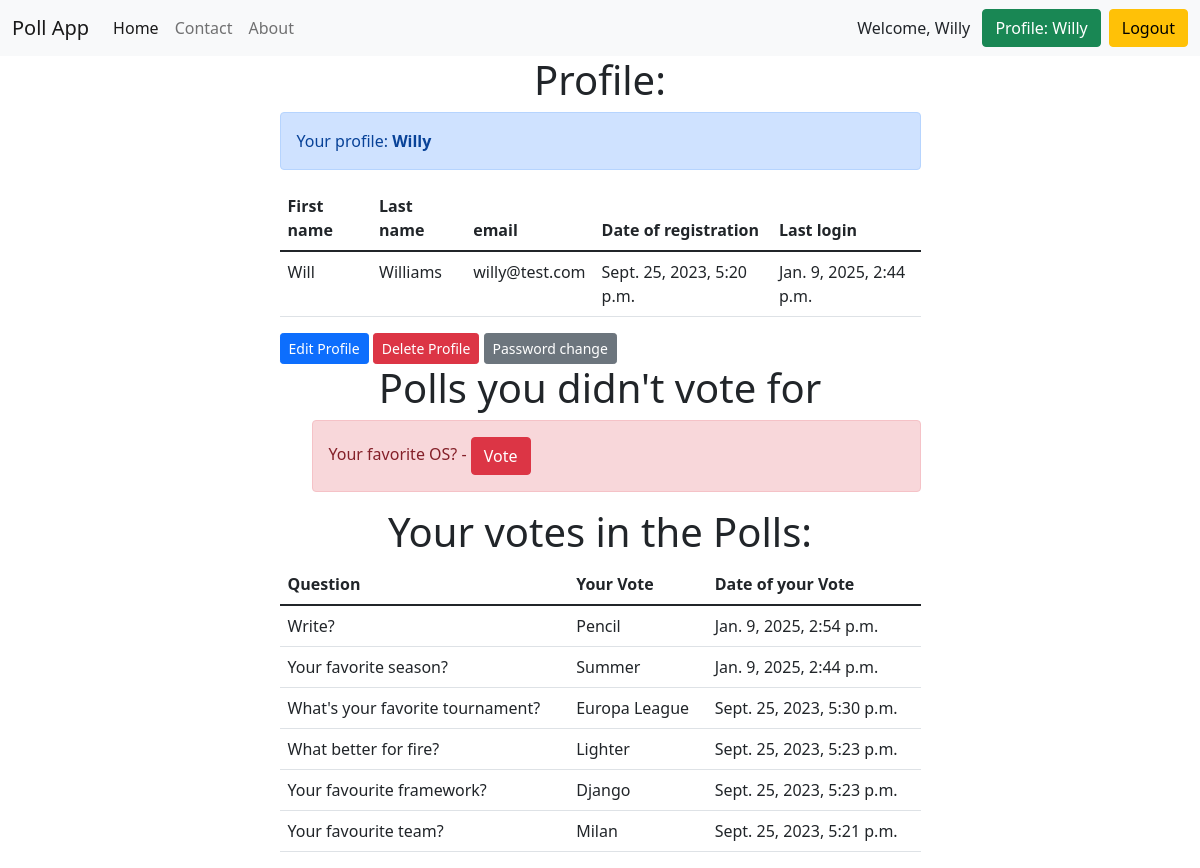
/users/profile/ (signed in), run on the app's committed database.
### accounts/models.py (models this page shows)
class User(AbstractUser):
    email = models.EmailField(unique=True)
    email_confirmed = models.BooleanField(default=False)

### poll_app/models.py (models this page shows, shortened)
class Question(models.Model):
    question_text = models.CharField(max_length=100, unique=True)
    slug = models.SlugField(unique=True)
    created_at = models.DateTimeField(auto_now_add=True)
    is_active = models.BooleanField(default=True)
    views = models.ManyToManyField(IpModel, related_name='post_views', blank=True)
    class Meta:
        ordering = ['-created_at']

class Vote(models.Model):
    choice = models.ForeignKey(Choice, on_delete=models.CASCADE)
    voter = models.ForeignKey(User, on_delete=models.CASCADE)
    question = models.ForeignKey(Question, on_delete=models.CASCADE)
    created_at = models.DateTimeField(auto_now_add=True)
    class Meta:
        ordering = ['-created_at']

class Choice(models.Model):
    choice_text = models.CharField(max_length=100)
    question = models.ForeignKey(Question, on_delete=models.CASCADE)

### accounts/views.py (the view)
# urls.py: path('profile/', profile, name='profile'),
@login_required
def profile(request):
    votes = Vote.objects.filter(voter=request.user).order_by('-created_at')
    polls_without_vote = Question.objects.exclude(id__in=Vote.objects.filter(voter=request.user).values('question'))
    return render(request, 'accounts/profile.html', {'votes': votes,
                                                     'polls_without_vote': polls_without_vote, })

### accounts/templates/accounts/profile.html (shortened to what this page needs)
{% extends 'base.html' %}
{% block content %}
<h1 class="text-center">Profile:</h1>
<div class="alert alert-primary" role="alert">Your profile: <b>{{ user.username }}</b></div>
<table class="table">
    <thead>
    <tr>
        <th scope="col">First name</th>
        <th scope="col">Last name</th>
        <th scope="col">email</th>
        <th scope="col">Date of registration</th>
        <th scope="col">Last login</th>
    </tr>
    </thead>
    <tbody>
    <tr>
        <td>{{ user.first_name }}</td>
        <td>{{ user.last_name }}</td>
        <td>{{ user.email }}</td>
        <td>{{ user.date_joined }}</td>
        <td>{{ user.last_login }}</td>
    </tr>
    </tbody>
</table>
<a href="{% url 'accounts:edit_user' %}" class="btn btn-primary btn-sm">Edit Profile</a>
<a href="{% url 'accounts:delete_user' %}" class="btn btn-danger btn-sm">Delete Profile</a>
<a href="{% url 'accounts:password_change' %}" class="btn btn-secondary btn-sm">Password change</a>
<h1 class="text-center">Polls you didn't vote for</h1>
<ul>
    {% for poll in polls_without_vote %}
    <div class="alert alert-danger" role="alert">
        {{ poll.question_text }} - <a type="button" class="btn btn-danger" href="{% url 'poll_app:detail' poll.slug %}">Vote</a>
    </div>
    {% empty %}
    <h3>You've voted on all available polls!</h3>
    {% endfor %}
</ul>
<h1 class="text-center">Your votes in the Polls:</h1>
{% if votes %}
<table class="table">
    <thead>
    <tr>
        <th scope="col">Question</th>
        <th scope="col">Your Vote</th>
        <th scope="col">Date of your Vote</th>
    </tr>
    </thead>
    <tbody>
    {% for vote in votes %}
    <tr>
        <td>{{ vote.question.question_text }}</td>
        <td>{{ vote.choice.choice_text }}</td>
        <td>{{ vote.created_at }}</td>
    </tr>
    {% endfor %}
    </tbody>
</table>
{% else %}
<p>You haven't voted yet.</p>
{% endif %}
{% endblock %}

### templates/base.html (shortened to what this page needs)
<!DOCTYPE html>
<html lang="en">
<head>
    <link href="https://cdn.jsdelivr.net/npm/bootstrap@5.1.3/dist/css/bootstrap.min.css" rel="stylesheet"
>
</head>
<body>
<nav class="navbar navbar-expand-lg navbar-light bg-light">
    <div class="container-fluid">
        <a class="navbar-brand" href="{% url 'poll_app:home' %}">Poll App</a>
        <div class="collapse navbar-collapse" id="navbarNavAltMarkup">
            <div class="navbar-nav">
                <a class="nav-link active" aria-current="page" href="{% url 'poll_app:home' %}">Home</a>
                <a class="nav-link" href="{% url 'contact:contact' %}">Contact</a>
                <a class="nav-link" href="{% url 'poll_app:about' %}">About</a>
            </div>
        </div>
        {% if request.user.is_authenticated %}
        Welcome, {{ user.username }}
        &ensp;<a class="btn btn-success" href="{% url 'accounts:profile' %}" type="submit">Profile: {{ user.username }}</a>
        &ensp;<form method="post" action="{% url 'accounts:logout' %} ">
        <button class="btn btn-warning btn-block" type="submit">Logout</button>
        </form>
        {% else %}
        <a class="btn btn-warning" href="{% url 'accounts:login' %}" type="submit">Login</a>&ensp;
        <a class="btn btn-danger" href="{% url 'accounts:signup' %}" type="submit">Sign Up</a>
        {% endif %}
    </div>
</nav>
<div class="container">
    <div class="row">
        <div class="col-md-7 m-auto">
            {% block content %}
            {% endblock %}
        </div>
    </div>
</div>
</body>
</html>

### data on the page
User: username "Willy", first_name "Will", last_name "Williams", email "willy@test.com", date_joined "Sept. 25, 2023, 5:20 p.m.", last_login "Jan. 9, 2025, 2:44 p.m."
Question: question_text "Your favorite OS?"
Vote: question.question_text "Write?", choice.choice_text "Pencil", created_at "Jan. 9, 2025, 2:54 p.m."
Vote: question.question_text "Your favorite season?", choice.choice_text "Summer", created_at "Jan. 9, 2025, 2:44 p.m."
Vote: question.question_text "What's your favorite tournament?", choice.choice_text "Europa League", created_at "Sept. 25, 2023, 5:30 p.m."
Vote: question.question_text "What better for fire?", choice.choice_text "Lighter", created_at "Sept. 25, 2023, 5:23 p.m."
Vote: question.question_text "Your favourite framework?", choice.choice_text "Django", created_at "Sept. 25, 2023, 5:23 p.m."
Vote: question.question_text "Your favourite team?", choice.choice_text "Milan", created_at "Sept. 25, 2023, 5:21 p.m."
